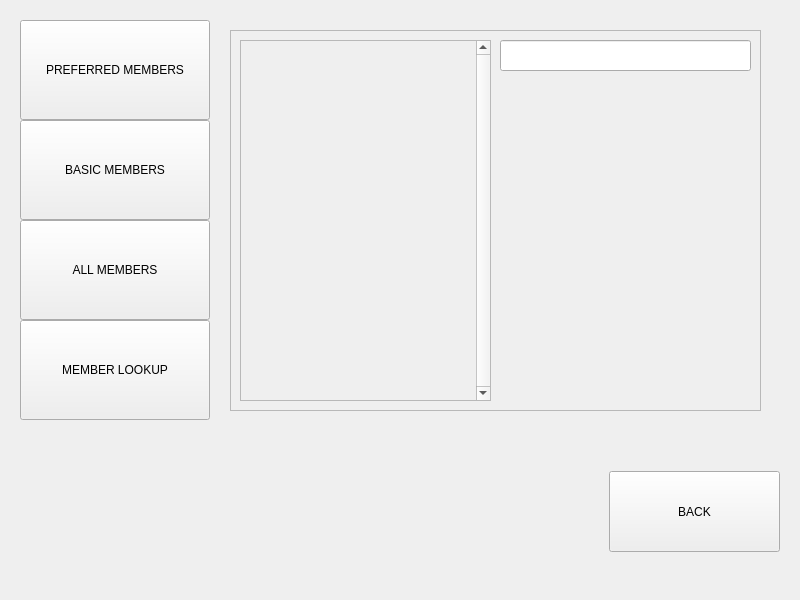
<?xml version="1.0" encoding="UTF-8"?>
<ui version="4.0">
 <class>MainWindow</class>
 <widget class="QMainWindow" name="MainWindow">
  <property name="geometry">
   <rect>
    <x>0</x>
    <y>0</y>
    <width>800</width>
    <height>600</height>
   </rect>
  </property>
  <property name="windowTitle">
   <string>MainWindow</string>
  </property>
  <widget class="QWidget" name="centralwidget">
   <widget class="QStackedWidget" name="startMenu">
    <property name="geometry">
     <rect>
      <x>0</x>
      <y>0</y>
      <width>800</width>
      <height>600</height>
     </rect>
    </property>
    <property name="currentIndex">
     <number>3</number>
    </property>
    <widget class="QWidget" name="page">
     <widget class="QPushButton" name="dailyRevPush">
      <property name="geometry">
       <rect>
        <x>20</x>
        <y>30</y>
        <width>320</width>
        <height>150</height>
       </rect>
      </property>
      <property name="text">
       <string>DAILY REVENUE</string>
      </property>
     </widget>
     <widget class="QPushButton" name="itemSalePush">
      <property name="geometry">
       <rect>
        <x>20</x>
        <y>220</y>
        <width>320</width>
        <height>150</height>
       </rect>
      </property>
      <property name="text">
       <string>ITEM SALE FIGURES</string>
      </property>
     </widget>
     <widget class="QPushButton" name="quitPush">
      <property name="geometry">
       <rect>
        <x>20</x>
        <y>400</y>
        <width>320</width>
        <height>150</height>
       </rect>
      </property>
      <property name="text">
       <string>STOCK</string>
      </property>
     </widget>
     <widget class="QPushButton" name="pushButton_4">
      <property name="geometry">
       <rect>
        <x>609</x>
        <y>481</y>
        <width>171</width>
        <height>71</height>
       </rect>
      </property>
      <property name="text">
       <string>QUIT</string>
      </property>
     </widget>
     <widget class="QPushButton" name="pushButton_3">
      <property name="geometry">
       <rect>
        <x>450</x>
        <y>30</y>
        <width>320</width>
        <height>150</height>
       </rect>
      </property>
      <property name="text">
       <string>MEMBERSHIP DATA </string>
      </property>
     </widget>
    </widget>
    <widget class="QWidget" name="page_3">
     <widget class="QPushButton" name="pushButton">
      <property name="geometry">
       <rect>
        <x>610</x>
        <y>480</y>
        <width>171</width>
        <height>71</height>
       </rect>
      </property>
      <property name="text">
       <string>BACK</string>
      </property>
     </widget>
    </widget>
    <widget class="QWidget" name="page_2">
     <widget class="QPushButton" name="dailyRevBack">
      <property name="geometry">
       <rect>
        <x>610</x>
        <y>480</y>
        <width>171</width>
        <height>71</height>
       </rect>
      </property>
      <property name="text">
       <string>BACK</string>
      </property>
     </widget>
    </widget>
    <widget class="QWidget" name="page_4">
     <widget class="QPushButton" name="pushButton_2">
      <property name="geometry">
       <rect>
        <x>609</x>
        <y>471</y>
        <width>171</width>
        <height>81</height>
       </rect>
      </property>
      <property name="text">
       <string>BACK</string>
      </property>
     </widget>
     <widget class="QPushButton" name="pushButton_5">
      <property name="geometry">
       <rect>
        <x>20</x>
        <y>20</y>
        <width>190</width>
        <height>100</height>
       </rect>
      </property>
      <property name="text">
       <string>PREFERRED MEMBERS</string>
      </property>
     </widget>
     <widget class="QPushButton" name="pushButton_6">
      <property name="geometry">
       <rect>
        <x>20</x>
        <y>120</y>
        <width>190</width>
        <height>100</height>
       </rect>
      </property>
      <property name="text">
       <string>BASIC MEMBERS</string>
      </property>
     </widget>
     <widget class="QPushButton" name="allMemPush">
      <property name="geometry">
       <rect>
        <x>20</x>
        <y>220</y>
        <width>190</width>
        <height>100</height>
       </rect>
      </property>
      <property name="text">
       <string>ALL MEMBERS</string>
      </property>
     </widget>
     <widget class="QPushButton" name="pushButton_8">
      <property name="geometry">
       <rect>
        <x>20</x>
        <y>320</y>
        <width>190</width>
        <height>100</height>
       </rect>
      </property>
      <property name="text">
       <string>MEMBER LOOKUP</string>
      </property>
     </widget>
     <widget class="QFrame" name="frame">
      <property name="geometry">
       <rect>
        <x>230</x>
        <y>30</y>
        <width>531</width>
        <height>381</height>
       </rect>
      </property>
      <property name="frameShape">
       <enum>QFrame::Shape::StyledPanel</enum>
      </property>
      <property name="frameShadow">
       <enum>QFrame::Shadow::Raised</enum>
      </property>
      <widget class="QLineEdit" name="memberSearch">
       <property name="geometry">
        <rect>
         <x>270</x>
         <y>10</y>
         <width>251</width>
         <height>31</height>
        </rect>
       </property>
      </widget>
      <widget class="QScrollArea" name="scrollArea">
       <property name="geometry">
        <rect>
         <x>10</x>
         <y>10</y>
         <width>251</width>
         <height>361</height>
        </rect>
       </property>
       <property name="verticalScrollBarPolicy">
        <enum>Qt::ScrollBarPolicy::ScrollBarAlwaysOn</enum>
       </property>
       <property name="horizontalScrollBarPolicy">
        <enum>Qt::ScrollBarPolicy::ScrollBarAlwaysOff</enum>
       </property>
       <property name="widgetResizable">
        <bool>true</bool>
       </property>
       <widget class="QWidget" name="scrollAreaWidgetContents">
        <property name="geometry">
         <rect>
          <x>0</x>
          <y>0</y>
          <width>233</width>
          <height>359</height>
         </rect>
        </property>
        <layout class="QVBoxLayout" name="verticalLayout">
         <item>
          <widget class="QLabel" name="label">
           <property name="text">
            <string/>
           </property>
           <property name="alignment">
            <set>Qt::AlignmentFlag::AlignLeading|Qt::AlignmentFlag::AlignLeft|Qt::AlignmentFlag::AlignTop</set>
           </property>
          </widget>
         </item>
        </layout>
       </widget>
      </widget>
     </widget>
    </widget>
   </widget>
  </widget>
 </widget>
 <resources/>
 <connections/>
</ui>
